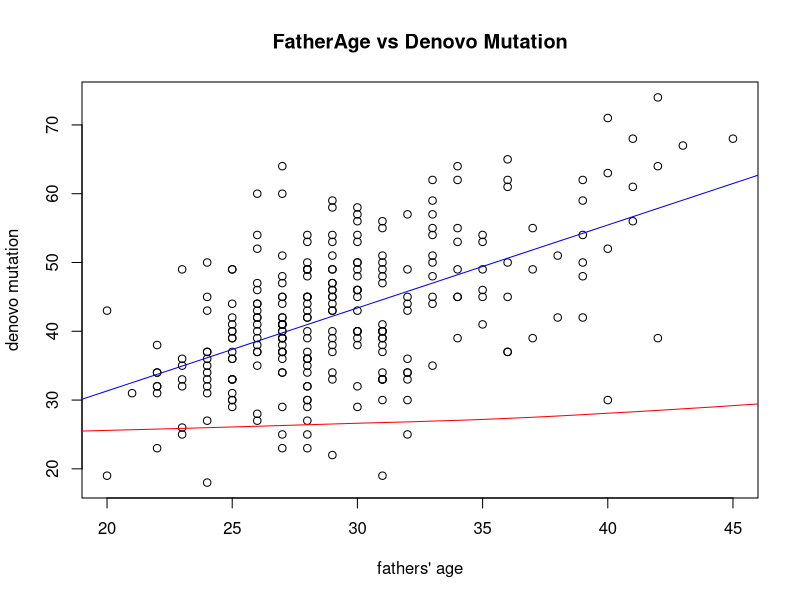
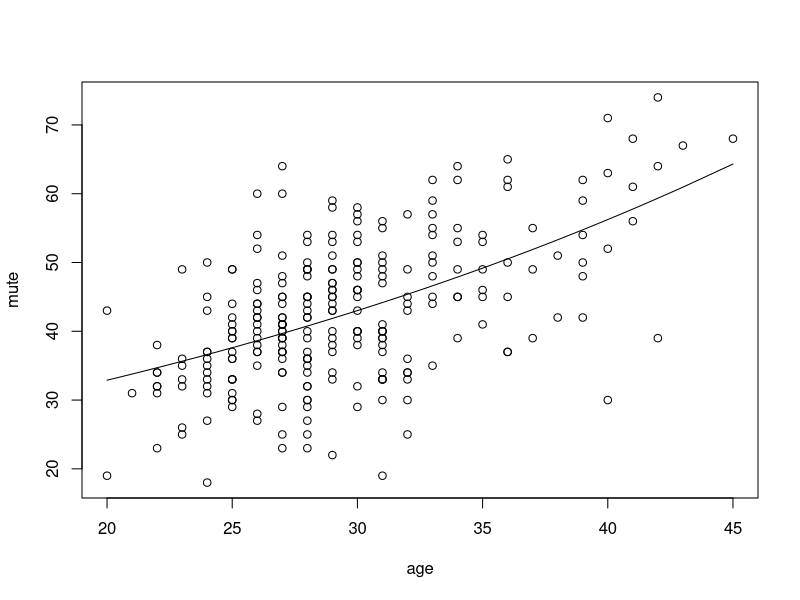
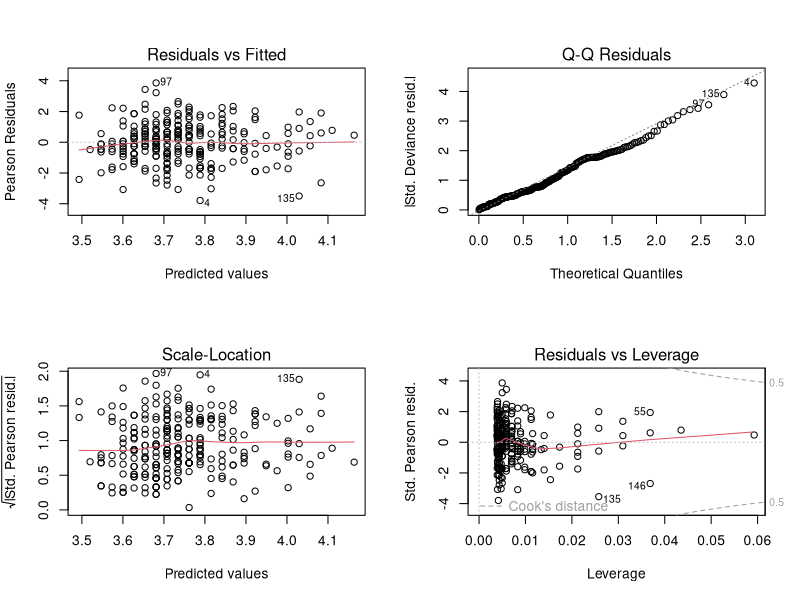
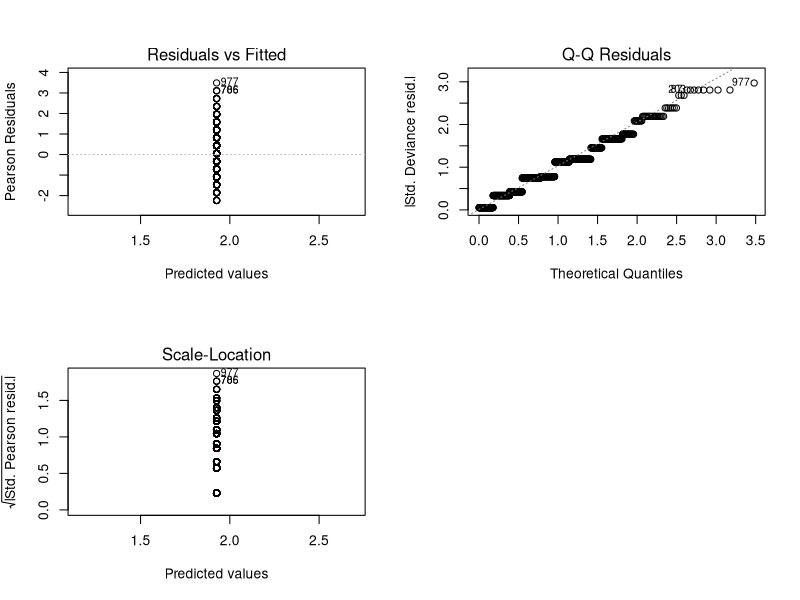
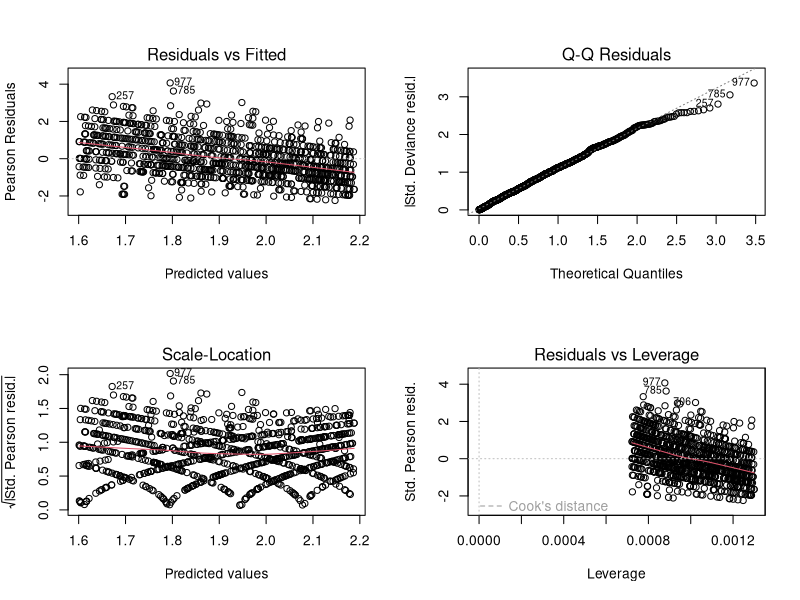
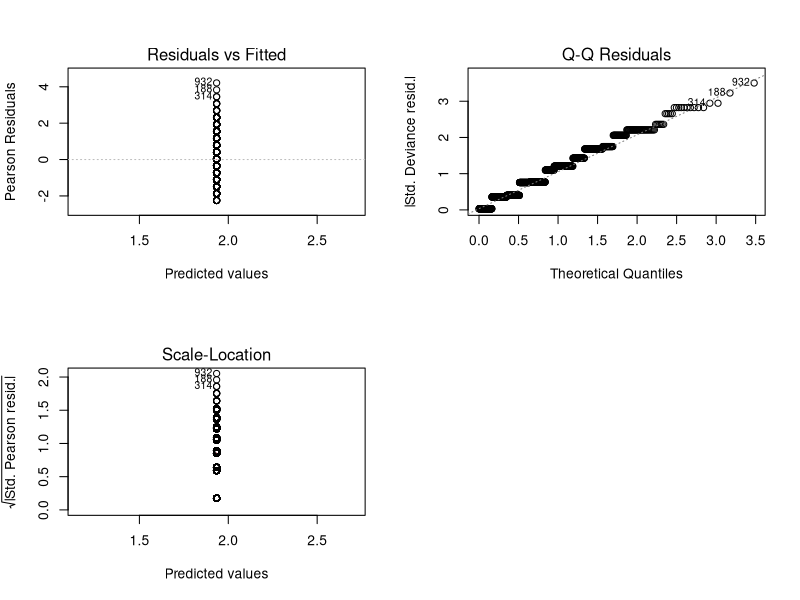
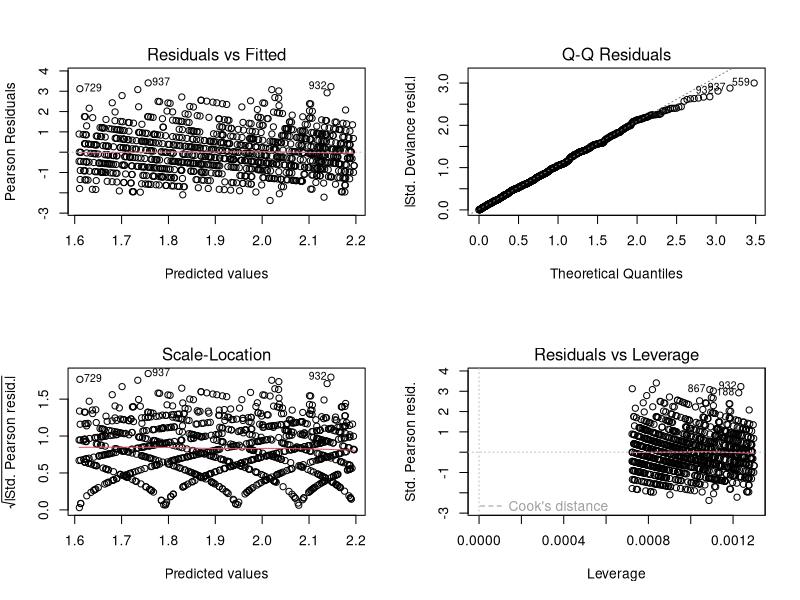
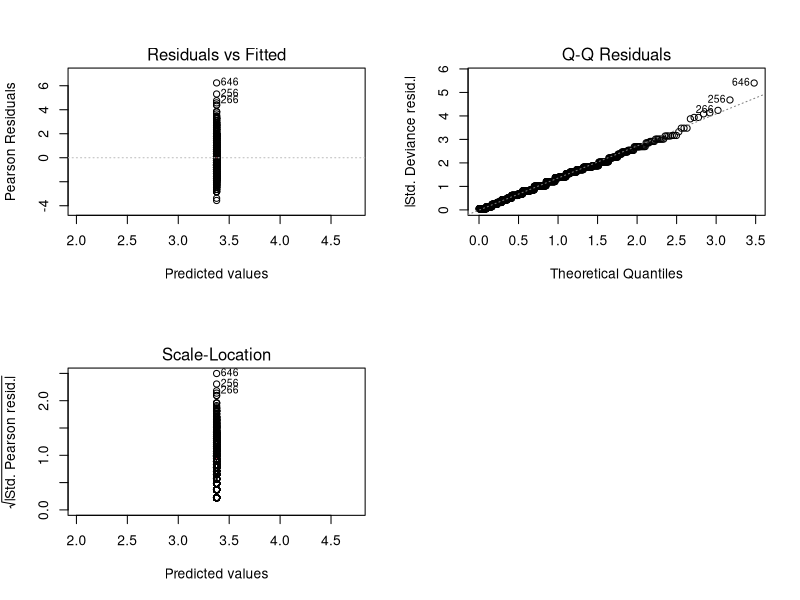

Recreate these plots in R, in order. (Note: this script raises an error after producing the figures.)
##Generalized Linear Models

#######

## possible useful packages to install
## ggplot2
install.packages("ggplot2")

## sandwich
install.packages("sandwich")

## msm
install.packages("msm")

## require packages
require(ggplot2)

require(sandwich)

require(msm)

## qqplot included in ggplot2;



## try to simulate the Poisson Regression of Fathers' ages and
## the mutation rate in a certain gene
## 

# mutation rate for gene_X
lambda <- runif(1000,5,9)

# generate fathers' age, a normal distribution (35, 6)
age <- rnorm(1000, 35, 6)


##### Read in a table of mutation rate and parental ages
## from local file
data <- read.table("denovo_age_data.txt", header = TRUE, sep = "\t")
summary(data)

plot(data$AgeFatherAtConception, data$nDNM, main = "FatherAge vs Denovo Mutation", 
     xlab = "fathers' age", ylab = "denovo mutation")

## add fit lines
abline( lm( data$nDNM ~ data$AgeFatherAtConception), col = "blue") 
lines(lowess(data$nDNM, data$AgeFatherAtConception), col = "red")

age <- data$AgeFatherAtConception
mute <- data$nDNM


## fit mutations against father's age
fitMuteAge <- glm(mute ~ age, family = "poisson")
summary(fitMuteAge)


## coeff
coeff <- coef(fitMuteAge)
coeff

plot(age, mute)
xvalues <- sort(age)
log_mean <- coeff[1] + coeff[2] * xvalues

mean_value <- exp(log_mean)
lines(xvalues, mean_value)


## Q-Q plot
par(mfrow=c(2,2))
plot(fitMuteAge)

# number of mutations (count) in gene_X
# here we try three different methods to generate mutations
X1 <- rpois(1000,mean(lambda))
X2 <- rpois(1000,lambda)
X3 <- rpois(1000, age)

# try two different offset(), see which one would fit well
l.MR <- rep(log(mean(lambda)),1000)

l2.MR <- log(lambda)


## fit mutations with different offsets

# fit X1 to two offsets
fitX1_mLamb <- glm(X1~offset(l.MR),family="poisson")
fitX1_Lamb <- glm(X1 ~ offset(l2.MR), family="poisson")

# fit X2 to two offsets
fitX2_mLamb <- glm( X2~offset(l.MR), family = "poisson")
fitX2_Lamb <- glm( X2~offset(l2.MR), family = "poisson")

# fit X3 to two offsets
fitX3_mLamb <- glm( X3~offset(l.MR), family = "poisson")   ## family = "poisson")
fitX3_Lamb <- glm( X3~offset(l2.MR), family = "poisson")   ## family = "poisson")


##fit4 <- glm( X3~offset(l.MR), family = "poisson")
##fit5 <- glm( X3~offset(l2.MR), family = "poisson")


## summary fit1 - fit5
summary(fitX1_mLamb)
summary(fitX1_Lamb)

summary(fitX2_mLamb)
summary(fitX2_Lamb)

summary(fitX3_mLamb)
summary(fitX3_Lamb)



## plot all fited models
# plot fitX1 to two offsets
par(mfrow=c(2,2))
plot(fitX1_mLamb)

par(mfrow=c(2,2))
plot(fitX1_Lamb)


# plot fit X2 to two offsets
par(mfrow=c(2,2))
plot(fitX2_mLamb)

par(mfrow=c(2,2))
plot(fitX2_Lamb)


# plot fit X3 to two offsets
par(mfrow=c(2,2))
plot(fitX3_mLamb)

par(mfrow=c(2,2))
plot(fitX3_Lamb)






#########################################
#########################################
## NOT useful below, still working on these plotting code

fitted(fit1)


## cal the Intercept for fit
cov.fit <- vcovHC(fit, type = "HC0")
cov.fit <- vcovHC(fit, type="HC0")
std.err <- sqrt(diag(cov.fit))
r.est <- cbind(Estimate = coef(fit), "Robust SE" = std.err,
               "Pr(>|z|)" = 2 * pnorm( abs( coef(fit)/std.err), lower.tail = FALSE),
               LL = coef(fit) - 1.96 * std.err, 
               UL = coef(fit) + 1.96 * std.err)

r.est

##
with(fit, cbind(res.deviance = deviance, df = df.residual,
                p = pchisq(deviance, df.residual, lower.tail=FALSE)))

fit_update <- update(fit2, . ~ . - X2)

##anova
anova(fit_update, fit, test = "Chisq")




## cal the Intercept for fit2
cov.fit2 <- vcovHC(fit2, type = "HC0")
cov.fit2 <- vcovHC(fit2, type="HC0")
std.err <- sqrt(diag(cov.fit2))
r2.est <- cbind(Estimate = coef(fit2), "Robust SE" = std.err,
                "Pr(>|z|)" = 2 * pnorm( abs( coef(fit2)/std.err), lower.tail = FALSE),
                LL = coef(fit2) - 1.96 * std.err, 
                UL = coef(fit2) + 1.96 * std.err)

r2.est

##
with(fit2, cbind(res.deviance = deviance, df = df.residual,
                 p = pchisq(deviance, df.residual, lower.tail=FALSE)))

##anova(fit2, fit, test = "Chisq")
anova(fit, test = "Chisq")
anova(fit2, test = "Chisq")
anova(fit3, test = "Chisq")

##drop1()
drop1(fit, test = "Chisq")


plot(fit)

plot(fit2)

plot(fit3)
